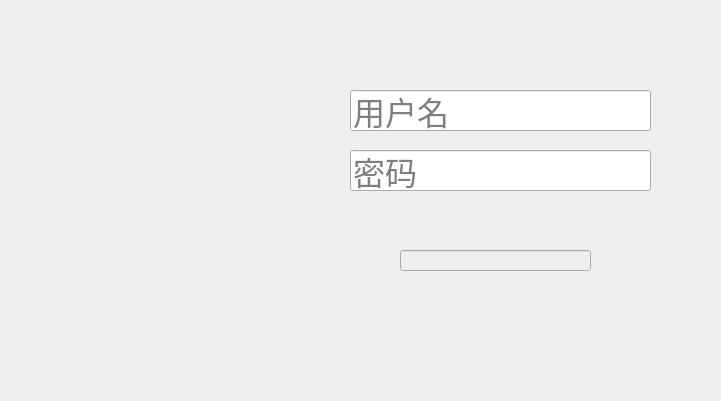
<?xml version="1.0" encoding="UTF-8"?>
<ui version="4.0">
 <class>Login</class>
 <widget class="QDialog" name="Login">
  <property name="geometry">
   <rect>
    <x>0</x>
    <y>0</y>
    <width>721</width>
    <height>401</height>
   </rect>
  </property>
  <property name="sizePolicy">
   <sizepolicy hsizetype="Fixed" vsizetype="Fixed">
    <horstretch>0</horstretch>
    <verstretch>0</verstretch>
   </sizepolicy>
  </property>
  <property name="windowTitle">
   <string>登录/注册</string>
  </property>
  <property name="windowIcon">
   <iconset resource="pics/buttonIcon/buttonicon.qrc">
    <normaloff>:/Bank_202px_1194726_easyicon.net.png</normaloff>:/Bank_202px_1194726_easyicon.net.png</iconset>
  </property>
  <property name="styleSheet">
   <string notr="true"/>
  </property>
  <widget class="QPushButton" name="registerNewUser">
   <property name="geometry">
    <rect>
     <x>460</x>
     <y>290</y>
     <width>61</width>
     <height>61</height>
    </rect>
   </property>
   <property name="toolTip">
    <string>注册新用户</string>
   </property>
   <property name="styleSheet">
    <string notr="true"/>
   </property>
   <property name="text">
    <string/>
   </property>
   <property name="autoDefault">
    <bool>true</bool>
   </property>
   <property name="default">
    <bool>false</bool>
   </property>
   <property name="flat">
    <bool>true</bool>
   </property>
  </widget>
  <widget class="QLineEdit" name="date">
   <property name="enabled">
    <bool>false</bool>
   </property>
   <property name="geometry">
    <rect>
     <x>400</x>
     <y>250</y>
     <width>191</width>
     <height>21</height>
    </rect>
   </property>
   <property name="font">
    <font>
     <family>Adobe Arabic</family>
     <pointsize>24</pointsize>
    </font>
   </property>
   <property name="toolTip">
    <string>当前日期</string>
   </property>
   <property name="text">
    <string/>
   </property>
   <property name="alignment">
    <set>Qt::AlignCenter</set>
   </property>
  </widget>
  <widget class="QLabel" name="label">
   <property name="enabled">
    <bool>false</bool>
   </property>
   <property name="geometry">
    <rect>
     <x>0</x>
     <y>0</y>
     <width>721</width>
     <height>401</height>
    </rect>
   </property>
   <property name="styleSheet">
    <string notr="true">border-image: url(:/login_bg.png);</string>
   </property>
   <property name="text">
    <string/>
   </property>
  </widget>
  <widget class="QLabel" name="label_2">
   <property name="enabled">
    <bool>false</bool>
   </property>
   <property name="geometry">
    <rect>
     <x>460</x>
     <y>290</y>
     <width>61</width>
     <height>61</height>
    </rect>
   </property>
   <property name="styleSheet">
    <string notr="true">border-image: url(:/register.png);</string>
   </property>
   <property name="text">
    <string/>
   </property>
  </widget>
  <widget class="QLabel" name="label_3">
   <property name="enabled">
    <bool>false</bool>
   </property>
   <property name="geometry">
    <rect>
     <x>350</x>
     <y>290</y>
     <width>61</width>
     <height>61</height>
    </rect>
   </property>
   <property name="styleSheet">
    <string notr="true">border-image: url(:/enter.png);</string>
   </property>
   <property name="text">
    <string/>
   </property>
  </widget>
  <widget class="QPushButton" name="login">
   <property name="geometry">
    <rect>
     <x>350</x>
     <y>290</y>
     <width>61</width>
     <height>61</height>
    </rect>
   </property>
   <property name="toolTip">
    <string>登录</string>
   </property>
   <property name="text">
    <string/>
   </property>
   <property name="flat">
    <bool>true</bool>
   </property>
  </widget>
  <widget class="QLabel" name="label_4">
   <property name="enabled">
    <bool>false</bool>
   </property>
   <property name="geometry">
    <rect>
     <x>570</x>
     <y>290</y>
     <width>61</width>
     <height>61</height>
    </rect>
   </property>
   <property name="styleSheet">
    <string notr="true">border-image: url(:/login_exit.png);</string>
   </property>
   <property name="text">
    <string/>
   </property>
  </widget>
  <widget class="QPushButton" name="exit">
   <property name="geometry">
    <rect>
     <x>570</x>
     <y>290</y>
     <width>61</width>
     <height>61</height>
    </rect>
   </property>
   <property name="toolTip">
    <string>退出</string>
   </property>
   <property name="text">
    <string/>
   </property>
   <property name="flat">
    <bool>true</bool>
   </property>
  </widget>
  <widget class="QLineEdit" name="username">
   <property name="geometry">
    <rect>
     <x>350</x>
     <y>90</y>
     <width>301</width>
     <height>41</height>
    </rect>
   </property>
   <property name="font">
    <font>
     <family>Adobe Arabic</family>
     <pointsize>24</pointsize>
    </font>
   </property>
   <property name="toolTip">
    <string>请输入用户名</string>
   </property>
   <property name="toolTipDuration">
    <number>0</number>
   </property>
   <property name="placeholderText">
    <string>用户名</string>
   </property>
   <property name="clearButtonEnabled">
    <bool>true</bool>
   </property>
  </widget>
  <widget class="QLineEdit" name="password">
   <property name="geometry">
    <rect>
     <x>350</x>
     <y>150</y>
     <width>301</width>
     <height>41</height>
    </rect>
   </property>
   <property name="font">
    <font>
     <family>Adobe Arabic</family>
     <pointsize>24</pointsize>
    </font>
   </property>
   <property name="toolTip">
    <string>请输入密码</string>
   </property>
   <property name="toolTipDuration">
    <number>-1</number>
   </property>
   <property name="echoMode">
    <enum>QLineEdit::Password</enum>
   </property>
   <property name="placeholderText">
    <string>密码</string>
   </property>
   <property name="clearButtonEnabled">
    <bool>true</bool>
   </property>
  </widget>
  <zorder>label</zorder>
  <zorder>date</zorder>
  <zorder>label_2</zorder>
  <zorder>registerNewUser</zorder>
  <zorder>label_3</zorder>
  <zorder>login</zorder>
  <zorder>label_4</zorder>
  <zorder>exit</zorder>
  <zorder>username</zorder>
  <zorder>password</zorder>
 </widget>
 <tabstops>
  <tabstop>username</tabstop>
  <tabstop>password</tabstop>
  <tabstop>login</tabstop>
  <tabstop>registerNewUser</tabstop>
  <tabstop>exit</tabstop>
  <tabstop>date</tabstop>
 </tabstops>
 <resources>
  <include location="pics/buttonIcon/buttonicon.qrc"/>
 </resources>
 <connections/>
</ui>
